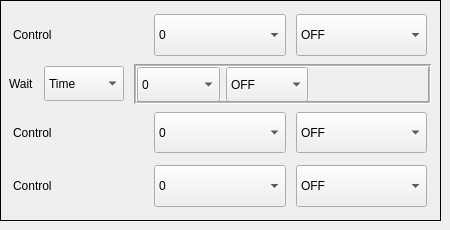
            <widget class="QWidget" name="OPEN_2">
             <attribute name="title">
              <string>OPEN</string>
             </attribute>
             <widget class="QFrame" name="verticalFrame_7">
              <property name="geometry">
               <rect>
                <x>0</x>
                <y>0</y>
                <width>441</width>
                <height>221</height>
               </rect>
              </property>
              <property name="minimumSize">
               <size>
                <width>350</width>
                <height>0</height>
               </size>
              </property>
              <property name="maximumSize">
               <size>
                <width>500</width>
                <height>245</height>
               </size>
              </property>
              <property name="layoutDirection">
               <enum>Qt::LeftToRight</enum>
              </property>
              <property name="frameShape">
               <enum>QFrame::Box</enum>
              </property>
              <layout class="QVBoxLayout" name="verticalLayout_11">
               <property name="leftMargin">
                <number>5</number>
               </property>
               <property name="topMargin">
                <number>5</number>
               </property>
               <property name="rightMargin">
                <number>5</number>
               </property>
               <property name="bottomMargin">
                <number>5</number>
               </property>
               <item>
                <layout class="QVBoxLayout" name="verticalLayout_12">
                 <property name="spacing">
                  <number>2</number>
                 </property>
                 <property name="sizeConstraint">
                  <enum>QLayout::SetDefaultConstraint</enum>
                 </property>
                 <property name="leftMargin">
                  <number>2</number>
                 </property>
                 <property name="topMargin">
                  <number>3</number>
                 </property>
                 <property name="rightMargin">
                  <number>3</number>
                 </property>
                 <property name="bottomMargin">
                  <number>3</number>
                 </property>
                 <item>
                  <layout class="QHBoxLayout" name="horizontalLayout_22">
                   <property name="spacing">
                    <number>10</number>
                   </property>
                   <property name="leftMargin">
                    <number>5</number>
                   </property>
                   <property name="topMargin">
                    <number>5</number>
                   </property>
                   <property name="rightMargin">
                    <number>5</number>
                   </property>
                   <property name="bottomMargin">
                    <number>5</number>
                   </property>
                   <item>
                    <widget class="QLabel" name="label_19">
                     <property name="text">
                      <string>Control</string>
                     </property>
                    </widget>
                   </item>
                   <item>
                    <widget class="QComboBox" name="va_open_control1_pin">
                     <property name="sizePolicy">
                      <sizepolicy hsizetype="Preferred" vsizetype="Preferred">
                       <horstretch>0</horstretch>
                       <verstretch>0</verstretch>
                      </sizepolicy>
                     </property>
                     <property name="minimumSize">
                      <size>
                       <width>0</width>
                       <height>35</height>
                      </size>
                     </property>
                     <property name="maximumSize">
                      <size>
                       <width>500</width>
                       <height>60</height>
                      </size>
                     </property>
                     <item>
                      <property name="text">
                       <string>0</string>
                      </property>
                     </item>
                     <item>
                      <property name="text">
                       <string>1</string>
                      </property>
                     </item>
                     <item>
                      <property name="text">
                       <string>2</string>
                      </property>
                     </item>
                     <item>
                      <property name="text">
                       <string>3</string>
                      </property>
                     </item>
                     <item>
                      <property name="text">
                       <string>4</string>
                      </property>
                     </item>
                     <item>
                      <property name="text">
                       <string>5</string>
                      </property>
                     </item>
                     <item>
                      <property name="text">
                       <string>6</string>
                      </property>
                     </item>
                     <item>
                      <property name="text">
                       <string>7</string>
                      </property>
                     </item>
                     <item>
                      <property name="text">
                       <string>8</string>
                      </property>
                     </item>
                     <item>
                      <property name="text">
                       <string>9</string>
                      </property>
                     </item>
                     <item>
                      <property name="text">
                       <string>NONE</string>
                      </property>
                     </item>
                    </widget>
                   </item>
                   <item>
                    <widget class="QComboBox" name="va_open_control1_status">
                     <property name="sizePolicy">
                      <sizepolicy hsizetype="Preferred" vsizetype="Preferred">
                       <horstretch>0</horstretch>
                       <verstretch>0</verstretch>
                      </sizepolicy>
                     </property>
                     <property name="maximumSize">
                      <size>
                       <width>500</width>
                       <height>50</height>
                      </size>
                     </property>
                     <item>
                      <property name="text">
                       <string>OFF</string>
                      </property>
                     </item>
                     <item>
                      <property name="text">
                       <string>ON</string>
                      </property>
                     </item>
                    </widget>
                   </item>
                  </layout>
                 </item>
                 <item>
                  <layout class="QHBoxLayout" name="horizontalLayout_23" stretch="0,0,0">
                   <property name="spacing">
                    <number>10</number>
                   </property>
                   <property name="sizeConstraint">
                    <enum>QLayout::SetNoConstraint</enum>
                   </property>
                   <property name="leftMargin">
                    <number>1</number>
                   </property>
                   <property name="topMargin">
                    <number>1</number>
                   </property>
                   <property name="rightMargin">
                    <number>1</number>
                   </property>
                   <property name="bottomMargin">
                    <number>1</number>
                   </property>
                   <item>
                    <widget class="QLabel" name="label_20">
                     <property name="minimumSize">
                      <size>
                       <width>0</width>
                       <height>30</height>
                      </size>
                     </property>
                     <property name="maximumSize">
                      <size>
                       <width>16777215</width>
                       <height>30</height>
                      </size>
                     </property>
                     <property name="text">
                      <string>Wait</string>
                     </property>
                    </widget>
                   </item>
                   <item>
                    <widget class="QComboBox" name="va_open_wait_choose">
                     <property name="sizePolicy">
                      <sizepolicy hsizetype="Preferred" vsizetype="Preferred">
                       <horstretch>0</horstretch>
                       <verstretch>0</verstretch>
                      </sizepolicy>
                     </property>
                     <property name="minimumSize">
                      <size>
                       <width>80</width>
                       <height>35</height>
                      </size>
                     </property>
                     <property name="maximumSize">
                      <size>
                       <width>500</width>
                       <height>35</height>
                      </size>
                     </property>
                     <property name="name" stdset="0">
                      <string>va_open_stacked2</string>
                     </property>
                     <item>
                      <property name="text">
                       <string>Time</string>
                      </property>
                     </item>
                     <item>
                      <property name="text">
                       <string>Input</string>
                      </property>
                     </item>
                    </widget>
                   </item>
                   <item>
                    <widget class="QStackedWidget" name="va_open_stacked2">
                     <property name="minimumSize">
                      <size>
                       <width>2</width>
                       <height>40</height>
                      </size>
                     </property>
                     <property name="maximumSize">
                      <size>
                       <width>500</width>
                       <height>40</height>
                      </size>
                     </property>
                     <property name="layoutDirection">
                      <enum>Qt::LeftToRight</enum>
                     </property>
                     <property name="autoFillBackground">
                      <bool>true</bool>
                     </property>
                     <property name="frameShape">
                      <enum>QFrame::Box</enum>
                     </property>
                     <property name="frameShadow">
                      <enum>QFrame::Sunken</enum>
                     </property>
                     <property name="lineWidth">
                      <number>1</number>
                     </property>
                     <property name="midLineWidth">
                      <number>1</number>
                     </property>
                     <property name="currentIndex">
                      <number>1</number>
                     </property>
                     <property name="name" stdset="0">
                      <string>va_Close_stacked2</string>
                     </property>
                     <widget class="QWidget" name="page_5">
                      <widget class="QWidget" name="horizontalWidget_7" native="true">
                       <property name="geometry">
                        <rect>
                         <x>0</x>
                         <y>0</y>
                         <width>171</width>
                         <height>30</height>
                        </rect>
                       </property>
                       <property name="minimumSize">
                        <size>
                         <width>0</width>
                         <height>0</height>
                        </size>
                       </property>
                       <property name="maximumSize">
                        <size>
                         <width>16777215</width>
                         <height>30</height>
                        </size>
                       </property>
                       <layout class="QHBoxLayout" name="horizontalLayout_24">
                        <property name="leftMargin">
                         <number>0</number>
                        </property>
                        <property name="topMargin">
                         <number>0</number>
                        </property>
                        <property name="rightMargin">
                         <number>10</number>
                        </property>
                        <property name="bottomMargin">
                         <number>0</number>
                        </property>
                        <item>
                         <widget class="QLineEdit" name="va_open_wait_time">
                          <property name="minimumSize">
                           <size>
                            <width>20</width>
                            <height>20</height>
                           </size>
                          </property>
                          <property name="maximumSize">
                           <size>
                            <width>200</width>
                            <height>30</height>
                           </size>
                          </property>
                         </widget>
                        </item>
                        <item>
                         <widget class="QLabel" name="label_2">
                          <property name="text">
                           <string>( ms )</string>
                          </property>
                         </widget>
                        </item>
                       </layout>
                      </widget>
                     </widget>
                     <widget class="QWidget" name="page_6">
                      <widget class="QWidget" name="horizontalWidget_8" native="true">
                       <property name="geometry">
                        <rect>
                         <x>0</x>
                         <y>0</y>
                         <width>171</width>
                         <height>35</height>
                        </rect>
                       </property>
                       <property name="minimumSize">
                        <size>
                         <width>0</width>
                         <height>35</height>
                        </size>
                       </property>
                       <property name="maximumSize">
                        <size>
                         <width>16777215</width>
                         <height>36</height>
                        </size>
                       </property>
                       <layout class="QHBoxLayout" name="horizontalLayout_25">
                        <property name="leftMargin">
                         <number>0</number>
                        </property>
                        <property name="topMargin">
                         <number>0</number>
                        </property>
                        <property name="rightMargin">
                         <number>0</number>
                        </property>
                        <property name="bottomMargin">
                         <number>0</number>
                        </property>
                        <item>
                         <widget class="QComboBox" name="va_open_control2_pin">
                          <property name="sizePolicy">
                           <sizepolicy hsizetype="Preferred" vsizetype="Preferred">
                            <horstretch>0</horstretch>
                            <verstretch>0</verstretch>
                           </sizepolicy>
                          </property>
                          <property name="minimumSize">
                           <size>
                            <width>0</width>
                            <height>30</height>
                           </size>
                          </property>
                          <property name="maximumSize">
                           <size>
                            <width>500</width>
                            <height>35</height>
                           </size>
                          </property>
                          <item>
                           <property name="text">
                            <string>0</string>
                           </property>
                          </item>
                          <item>
                           <property name="text">
                            <string>1</string>
                           </property>
                          </item>
                          <item>
                           <property name="text">
                            <string>2</string>
                           </property>
                          </item>
                          <item>
                           <property name="text">
                            <string>3</string>
                           </property>
                          </item>
                          <item>
                           <property name="text">
                            <string>4</string>
                           </property>
                          </item>
                          <item>
                           <property name="text">
                            <string>5</string>
                           </property>
                          </item>
                          <item>
                           <property name="text">
                            <string>6</string>
                           </property>
                          </item>
                          <item>
                           <property name="text">
                            <string>7</string>
                           </property>
                          </item>
                          <item>
                           <property name="text">
                            <string>8</string>
                           </property>
                          </item>
                          <item>
                           <property name="text">
                            <string>9</string>
                           </property>
                          </item>
                          <item>
                           <property name="text">
                            <string>NONE</string>
                           </property>
                          </item>
                         </widget>
                        </item>
                        <item>
                         <widget class="QComboBox" name="va_open_control2_status">
                          <property name="sizePolicy">
                           <sizepolicy hsizetype="Preferred" vsizetype="Preferred">
                            <horstretch>0</horstretch>
                            <verstretch>0</verstretch>
                           </sizepolicy>
                          </property>
                          <property name="minimumSize">
                           <size>
                            <width>0</width>
                            <height>30</height>
                           </size>
                          </property>
                          <property name="maximumSize">
                           <size>
                            <width>500</width>
                            <height>35</height>
                           </size>
                          </property>
                          <property name="autoFillBackground">
                           <bool>false</bool>
                          </property>
                          <property name="editable">
                           <bool>false</bool>
                          </property>
                          <item>
                           <property name="text">
                            <string>OFF</string>
                           </property>
                          </item>
                          <item>
                           <property name="text">
                            <string>ON</string>
                           </property>
                          </item>
                         </widget>
                        </item>
                       </layout>
                      </widget>
                     </widget>
                    </widget>
                   </item>
                  </layout>
                 </item>
                 <item>
                  <layout class="QHBoxLayout" name="horizontalLayout_26">
                   <property name="spacing">
                    <number>10</number>
                   </property>
                   <property name="leftMargin">
                    <number>5</number>
                   </property>
                   <property name="topMargin">
                    <number>5</number>
                   </property>
                   <property name="rightMargin">
                    <number>5</number>
                   </property>
                   <property name="bottomMargin">
                    <number>5</number>
                   </property>
                   <item>
                    <widget class="QLabel" name="label_21">
                     <property name="text">
                      <string>Control</string>
                     </property>
                    </widget>
                   </item>
                   <item>
                    <widget class="QComboBox" name="va_open_control3_pin">
                     <property name="sizePolicy">
                      <sizepolicy hsizetype="Preferred" vsizetype="Preferred">
                       <horstretch>0</horstretch>
                       <verstretch>0</verstretch>
                      </sizepolicy>
                     </property>
                     <property name="maximumSize">
                      <size>
                       <width>500</width>
                       <height>50</height>
                      </size>
                     </property>
                     <item>
                      <property name="text">
                       <string>0</string>
                      </property>
                     </item>
                     <item>
                      <property name="text">
                       <string>1</string>
                      </property>
                     </item>
                     <item>
                      <property name="text">
                       <string>2</string>
                      </property>
                     </item>
                     <item>
                      <property name="text">
                       <string>3</string>
                      </property>
                     </item>
                     <item>
                      <property name="text">
                       <string>4</string>
                      </property>
                     </item>
                     <item>
                      <property name="text">
                       <string>5</string>
                      </property>
                     </item>
                     <item>
                      <property name="text">
                       <string>6</string>
                      </property>
                     </item>
                     <item>
                      <property name="text">
                       <string>7</string>
                      </property>
                     </item>
                     <item>
                      <property name="text">
                       <string>8</string>
                      </property>
                     </item>
                     <item>
                      <property name="text">
                       <string>9</string>
                      </property>
                     </item>
                     <item>
                      <property name="text">
                       <string>NONE</string>
                      </property>
                     </item>
                    </widget>
                   </item>
                   <item>
                    <widget class="QComboBox" name="va_open_control3_status">
                     <property name="sizePolicy">
                      <sizepolicy hsizetype="Preferred" vsizetype="Preferred">
                       <horstretch>0</horstretch>
                       <verstretch>0</verstretch>
                      </sizepolicy>
                     </property>
                     <property name="minimumSize">
                      <size>
                       <width>0</width>
                       <height>35</height>
                      </size>
                     </property>
                     <property name="maximumSize">
                      <size>
                       <width>500</width>
                       <height>50</height>
                      </size>
                     </property>
                     <item>
                      <property name="text">
                       <string>OFF</string>
                      </property>
                     </item>
                     <item>
                      <property name="text">
                       <string>ON</string>
                      </property>
                     </item>
                    </widget>
                   </item>
                  </layout>
                 </item>
                 <item>
                  <layout class="QHBoxLayout" name="horizontalLayout_27">
                   <property name="spacing">
                    <number>10</number>
                   </property>
                   <property name="leftMargin">
                    <number>5</number>
                   </property>
                   <property name="topMargin">
                    <number>5</number>
                   </property>
                   <property name="rightMargin">
                    <number>5</number>
                   </property>
                   <property name="bottomMargin">
                    <number>5</number>
                   </property>
                   <item>
                    <widget class="QLabel" name="label_22">
                     <property name="text">
                      <string>Control</string>
                     </property>
                    </widget>
                   </item>
                   <item>
                    <widget class="QComboBox" name="va_open_control4_pin">
                     <property name="sizePolicy">
                      <sizepolicy hsizetype="Preferred" vsizetype="Preferred">
                       <horstretch>0</horstretch>
                       <verstretch>0</verstretch>
                      </sizepolicy>
                     </property>
                     <property name="maximumSize">
                      <size>
                       <width>500</width>
                       <height>50</height>
                      </size>
                     </property>
                     <item>
                      <property name="text">
                       <string>0</string>
                      </property>
                     </item>
                     <item>
                      <property name="text">
                       <string>1</string>
                      </property>
                     </item>
                     <item>
                      <property name="text">
                       <string>2</string>
                      </property>
                     </item>
                     <item>
                      <property name="text">
                       <string>3</string>
                      </property>
                     </item>
                     <item>
                      <property name="text">
                       <string>4</string>
                      </property>
                     </item>
                     <item>
                      <property name="text">
                       <string>5</string>
                      </property>
                     </item>
                     <item>
                      <property name="text">
                       <string>6</string>
                      </property>
                     </item>
                     <item>
                      <property name="text">
                       <string>7</string>
                      </property>
                     </item>
                     <item>
                      <property name="text">
                       <string>8</string>
                      </property>
                     </item>
                     <item>
                      <property name="text">
                       <string>9</string>
                      </property>
                     </item>
                     <item>
                      <property name="text">
                       <string>NONE</string>
                      </property>
                     </item>
                    </widget>
                   </item>
                   <item>
                    <widget class="QComboBox" name="va_open_control4_status">
                     <property name="sizePolicy">
                      <sizepolicy hsizetype="Preferred" vsizetype="Preferred">
                       <horstretch>0</horstretch>
                       <verstretch>0</verstretch>
                      </sizepolicy>
                     </property>
                     <property name="minimumSize">
                      <size>
                       <width>0</width>
                       <height>35</height>
                      </size>
                     </property>
                     <property name="maximumSize">
                      <size>
                       <width>500</width>
                       <height>50</height>
                      </size>
                     </property>
                     <item>
                      <property name="text">
                       <string>OFF</string>
                      </property>
                     </item>
                     <item>
                      <property name="text">
                       <string>ON</string>
                      </property>
                     </item>
                    </widget>
                   </item>
                  </layout>
                 </item>
                </layout>
               </item>
              </layout>
             </widget>
            </widget>
